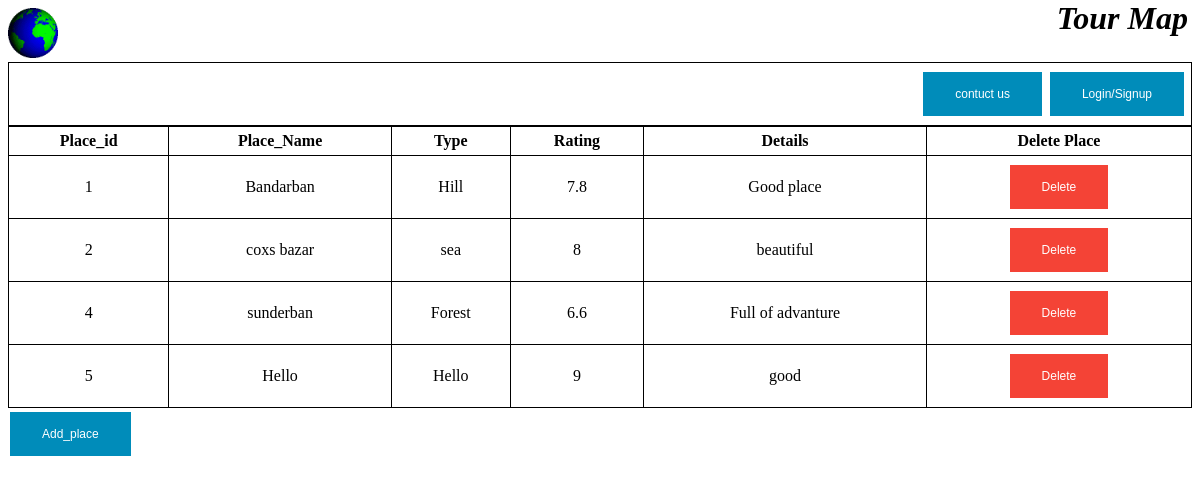
Screenshot of /admin_place.php with the database file from the repository.
### tables this page shows
CREATE TABLE `place_table` (
  `Place_Id` int(10) NOT NULL,
  `Place_Name` varchar(25) NOT NULL,
  `Type` varchar(25) NOT NULL,
  `Rating` float NOT NULL,
  `Details` varchar(100) NOT NULL,
  `Photo` varchar(30) NOT NULL
);

### database.php (called while the page is built, shortened)
<?php
function getJSONFromDB($sql){
	$conn = mysqli_connect("localhost", "root", "","project");
	$result = mysqli_query($conn, $sql)or die(mysqli_error($conn));
	$arr=array();
	while($row = mysqli_fetch_assoc($result)) {
		$arr[]=$row;
	}
	return json_encode($arr);
}
?>

### admin_place.php (the view, shortened to what this page needs)
<?php
			require("database.php");
			$sql="select * from place_table";
			$place=getJSONFromDB($sql);
			$placedata=json_decode($place);
			$totalplace=sizeof($placedata);
?>
<!DOCTYPE html>
<html>
<head>
</head>
<body>
<img src="world.gif" width="50 px" height="50px">
        <i style="position: absolute; top: 0; right: 1%";><font size="6"><b>Tour Map</b></font></i><br>
        <table style="border: 1px solid black ; width:100%";>
            <tr style="border: 1px solid black">
                <td style="text-align:right">
                  <a href="contact.php"><input type="button" class = "button" value="contuct us" onclick="contact()"></a>
                  <input type="button" class = "button" value="<?php  if(isset($_SESSION['login']) &&$_SESSION['login']>0)echo $_SESSION['name']; else echo "Login/Signup"; ?>" name="<?php if(isset($_SESSION['login'])) echo $_SESSION['login'];else echo 0;?>" onclick="login(this)">
                </td>
            </tr>
        </table>
<table style="width:100%">
<tr>
    <th>Place_id</th>
    <th>Place_Name</th>
    <th>Type</th>
    <th>Rating</th>
	<th>Details</th>
	<th>Delete Place</th>
  </tr>
            <tr>
                 <?php
						for($i=0;$i<$totalplace;$i++){
						$pid=$placedata[$i]->Place_Id;
						$pname=$placedata[$i]->Place_Name;
						$ptype=$placedata[$i]->Type;
						$prating=$placedata[$i]->Rating;
						$pdetails=$placedata[$i]->Details;
						echo "<tr>";
						echo "<td>".$pid."</td>";
						echo "<td>".$pname."</td>";
						echo "<td>".$ptype."</td>";
						echo "<td>".$prating."</td>";
						echo "<td>".$pdetails."</td>";
						echo '<td> <input type="button" class="button button2" value="Delete" name="'.$pid.'" id="'.$i.'" onclick="placeDelete(this)" >';
						echo "</tr>";
					}
				?>
            </tr>
        </table>
		<a href="add_place.php"><input type="button" class ="button" value="Add_place">
</body>
</html>

### admin_place.php (style rules this page uses)
.button { background-color: #008CBA; border: none; color: white; padding: 15px 32px; text-align: center; text-decoration: none; display: inline-block; font-size: 12px; margin: 4px 2px; cursor: pointer; }
.button2 { background-color: #f44336; }
table, th, td { border: 1px solid black; border-collapse: collapse; }
th, td { padding: 5px; text-align: center; }

### rows the page displays
place_table: Place_Id "1", Place_Name "Bandarban", Type "Hill", Rating "7.8", Details "Good place"
place_table: Place_Id "2", Place_Name "coxs bazar", Type "sea", Rating "8", Details "beautiful"
place_table: Place_Id "4", Place_Name "sunderban", Type "Forest", Rating "6.6", Details "Full of advanture"
place_table: Place_Id "5", Place_Name "Hello", Type "Hello", Rating "9", Details "good"
